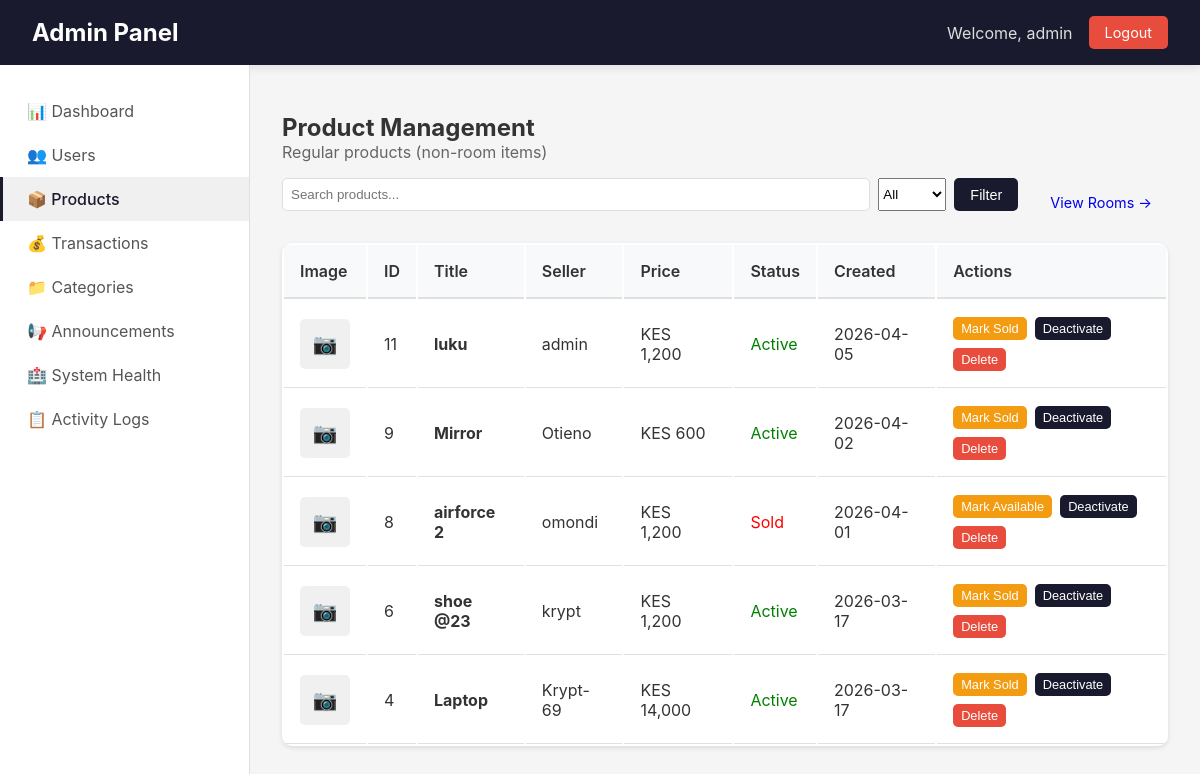
The page /admin/products (signed in) on the database as committed earlier.
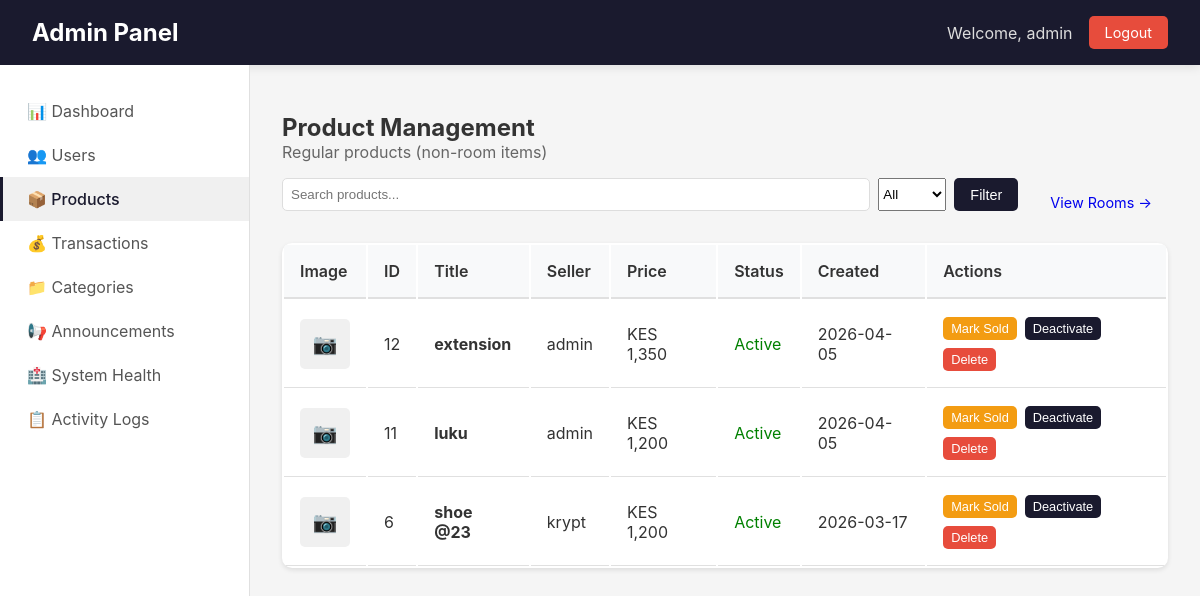
The same page on the database as committed later.
### app/models.py (models this page shows, shortened)
class Product(db.Model):
    __tablename__ = 'products'
    id = db.Column(db.Integer, primary_key=True)
    title = db.Column(db.String(100), nullable=False)
    description = db.Column(db.Text)
    price = db.Column(db.Float, nullable=False)
    condition = db.Column(db.String(20))
    contact_info = db.Column(db.Text)
    is_fast_moving = db.Column(db.Boolean, default=False)
    is_active = db.Column(db.Boolean, default=True)
    is_sold = db.Column(db.Boolean, default=False)
    Token = db.Column(db.Float, nullable=False)
    category_id = db.Column(db.Integer, db.ForeignKey('categories.id'), nullable=False)
    seller_id = db.Column(db.Integer, db.ForeignKey('users.id'), nullable=False)
    image_group_id = db.Column(db.Integer, db.ForeignKey('product_image_groups.id'), nullable=True)
    created_at = db.Column(db.DateTime, default=datetime.utcnow)
    updated_at = db.Column(db.DateTime, default=datetime.utcnow, onupdate=datetime.utcnow)
    hostel_name = db.Column(db.String(100), nullable=False, default='')
    location = db.Column(db.String(100), nullable=False, default='')
    leave_date = db.Column(db.DateTime, nullable=False, default=datetime.utcnow)
    room_type = db.Column(db.String(20), default='single')
    deposit = db.Column(db.Float, default=0)
    commission_percentage = db.Column(db.Float, default=0)
    is_commission_listing = db.Column(db.Boolean, default=False)
    status = db.Column(db.String(20), default='available')
    agreement_user_id = db.Column(db.Integer, db.ForeignKey('users.id'), nullable=True)
    agreement_expires_at = db.Column(db.DateTime, nullable=True)
    booked_at = db.Column(db.DateTime, nullable=True)
    total_unlocks = db.Column(db.Integer, default=0)
    last_interest_update = db.Column(db.DateTime, default=datetime.utcnow)
    payments = db.relationship('Payment', back_populates='product', lazy=True, cascade="all, delete-orphan")
    chats = db.relationship('Chat', back_populates='product', lazy=True, cascade='all, delete-orphan')
    offers = db.relationship('Offer', back_populates='product', lazy=True, cascade='all, delete-orphan')
    unlocks = db.relationship(
    'ProductUnlock',
    back_populates='product',
    cascade='all, delete-orphan'
)
    notifications = db.relationship(
    'Notification',
    back_populates='product',
    cascade='all, delete-orphan'
)
    agreement_user = db.relationship('User', foreign_keys=[agreement_user_id])
    category = db.relationship('Category', back_populates='products')
    seller = db.relationship('User', foreign_keys=[seller_id], back_populates='products')
    image_group = db.relationship('ProductImageGroup', back_populates='product')

class User(UserMixin, db.Model):
    __tablename__ = 'users'
    id = db.Column(db.Integer, primary_key=True)
    username = db.Column(db.String(80), unique=True, nullable=False)
    email = db.Column(db.String(120), unique=True, nullable=False)
    password_hash = db.Column(db.String(256))
    phone = db.Column(db.String(20))
    created_at = db.Column(db.DateTime, default=datetime.utcnow)
    google_id = db.Column(db.String(100), unique=True, nullable=True)
    profile_picture = db.Column(db.String(500), nullable=True)
    products = db.relationship('Product',
        foreign_keys='Product.seller_id',
        back_populates='seller',
        lazy=True
    )
    payments = db.relationship('Payment',
        back_populates='payment_user',
        lazy=True
    )
    phone_number = db.Column(db.String(20))
    campus_location = db.Column(db.String(100))
    hostel_name = db.Column(db.String(100))
    hostel_room = db.Column(db.String(20))
    whatsapp_number = db.Column(db.String(20))
    show_contact_details = db.Column(db.Boolean, default=True)
    contact_preference = db.Column(db.String(20), default='whatsapp')
    is_admin = db.Column(db.Boolean, default=False)
    conversations_as_buyer = db.relationship('Chat',
        foreign_keys='Chat.buyer_id',
        back_populates='buyer',
        lazy=True,
        cascade='all, delete-orphan'
    )
    conversations_as_seller = db.relationship('Chat',
        foreign_keys='Chat.seller_id',
        back_populates='seller',
        lazy=True,
        cascade='all, delete-orphan'
    )
    sent_messages = db.relationship('Message',
        foreign_keys='Message.sender_id',
        back_populates='sender',
        lazy=True,
        cascade='all, delete-orphan'
    )
    sent_offers = db.relationship('Offer',
        foreign_keys='Offer.buyer_id',
        back_populates='offer_buyer',
        lazy=True
    )
    received_offers = db.relationship('Offer',
        foreign_keys='Offer.seller_id',
        back_populates='offer_seller',
        lazy=True
    )

### app/admin/routes.py (the view)
@admin_bp.route('/products')
@login_required
@admin_required
def products():
    page = request.args.get('page', 1, type=int)
    search = request.args.get('search', '')
    status = request.args.get('status', 'all')
    query = Product.query.filter(
        (Product.hostel_name == '') | (Product.hostel_name.is_(None))
    )
    if search:
        query = query.filter(
            (Product.title.ilike(f'%{search}%')) |
            (Product.description.ilike(f'%{search}%'))
        )
    if status == 'active':
        query = query.filter(Product.is_active == True, Product.is_sold == False)
    elif status == 'sold':
        query = query.filter(Product.is_sold == True)
    elif status == 'inactive':
        query = query.filter(Product.is_active == False)
    products = query.order_by(Product.created_at.desc()).paginate(page=page, per_page=20, error_out=False)
    return render_template('admin/products.html', products=products, search=search, status=status)

### app/admin/routes.py (called while the page is built)
def admin_required(f):
    @wraps(f)
    def decorated_function(*args, **kwargs):
        if not current_user.is_authenticated:
            flash('Please login to access admin area.', 'warning')
            return redirect(url_for('auth.login'))
        if not current_user.is_admin:
            flash('Admin access required.', 'error')
            return redirect(url_for('main.index'))
        return f(*args, **kwargs)
    return decorated_function

### app/models.py (called while the page is built)
@login_manager.user_loader
def load_user(user_id):
    return User.query.get(int(user_id))

### app/templates/admin/products.html (shortened to what this page needs)
{% extends "admin/base.html" %}
{% block content %}
<h2>Product Management</h2>
<p style="color: #666; margin-bottom: 1rem;">Regular products (non-room items)</p>
<div style="margin-bottom: 1rem; display: flex; gap: 1rem; align-items: center;">
    <div class="search-bar" style="flex: 1;">
        <form method="GET" style="display: flex; gap: 0.5rem; width: 100%;">
            <input type="text" name="search" placeholder="Search products..." value="{{ search }}">
            <select name="status">
                <option value="all" {% if status == 'all' %}selected{% endif %}>All</option>
            </select>
            <button type="submit" class="btn btn-primary">Filter</button>
        </form>
    </div>
    <a href="{{ url_for('admin.rooms') }}" class="btn">View Rooms →</a>
</div>
<table class="data-table">
    <thead>
        <tr>
            <th>Image</th>
            <th>ID</th>
            <th>Title</th>
            <th>Seller</th>
            <th>Price</th>
            <th>Status</th>
            <th>Created</th>
            <th>Actions</th>
        </tr>
    </thead>
    <tbody>
        {% for product in products.items %}
        <tr>
            <td>
            </td>
            <td>{{ product.id }}</td>
            <td><strong>{{ product.title[:40] }}</strong></td>
            <td>{{ product.seller.username if product.seller else 'N/A' }}</td>
            <td>KES {{ "{:,.0f}".format(product.price) }}</td>
            <td>
                {% if product.is_sold %}
                <span style="color: red;">Sold</span>
                {% elif not product.is_active %}
                <span style="color: orange;">Inactive</span>
                {% else %}
                <span style="color: green;">Active</span>
                {% endif %}
            </td>
            <td>{{ product.created_at.strftime('%Y-%m-%d') }}</td>
            <td>
                <div style="display: flex; gap: 0.5rem; flex-wrap: wrap;">
                    <form method="POST" action="{{ url_for('admin.toggle_product_sold', product_id=product.id) }}" style="display: inline;">
                        <button type="submit" class="btn btn-sm btn-warning">
                            {% if product.is_sold %}Mark Available{% else %}Mark Sold{% endif %}
                        </button>
                    </form>
                    <form method="POST" action="{{ url_for('admin.toggle_product_active', product_id=product.id) }}" style="display: inline;">
                        <button type="submit" class="btn btn-sm btn-primary">
                            {% if product.is_active %}Deactivate{% else %}Activate{% endif %}
                        </button>
                    </form>
                    <form method="POST" action="{{ url_for('admin.delete_product', product_id=product.id) }}" style="display: inline;"
                          onsubmit="return confirm('Delete this product? This cannot be undone.');">
                        <button type="submit" class="btn btn-sm btn-danger">Delete</button>
                    </form>
                </div>
            </td>
        </tr>
        {% endfor %}
    </tbody>
</table>
{% endblock %}

Rows that differ between the two databases and show on the page:
removed Product: id "9", title "Mirror", seller "Otieno", price "600", is_sold "Active", created_at "2026-04-02", is_active "Deactivate"
removed Product: id "8", title "airforce 2", seller "omondi", price "1,200", is_sold "Sold", created_at "2026-04-01", is_active "Deactivate"
removed Product: id "4", title "Laptop", seller "Krypt-69", price "14,000", is_sold "Active", created_at "2026-03-17", is_active "Deactivate"
added Product: id "12", title "extension", seller "admin", price "1,350", is_sold "Active", created_at "2026-04-05", is_active "Deactivate"
